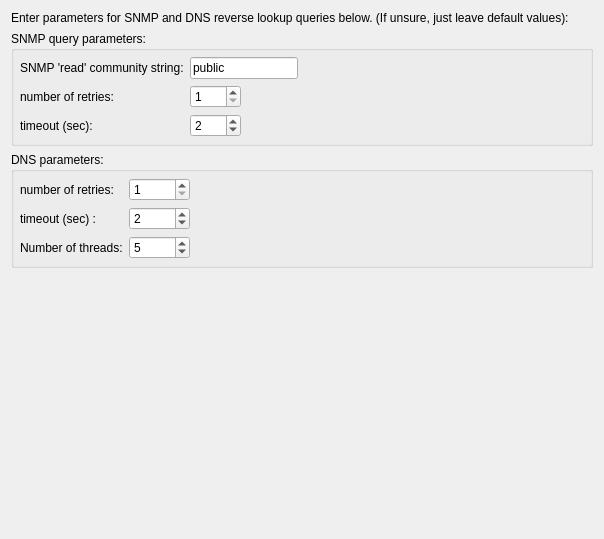
<?xml version="1.0" encoding="UTF-8"?>
<ui version="4.0">
 <class>ND_SNMPParametersPage_q</class>
 <widget class="QWizardPage" name="ND_SNMPParametersPage_q">
  <property name="geometry">
   <rect>
    <x>0</x>
    <y>0</y>
    <width>604</width>
    <height>539</height>
   </rect>
  </property>
  <property name="windowTitle">
   <string>WizardPage</string>
  </property>
  <layout class="QGridLayout" name="gridLayout">
   <item row="0" column="0">
    <widget class="QLabel" name="textLabel11">
     <property name="text">
      <string>Enter parameters for SNMP and DNS reverse lookup queries below. (If unsure, just leave default values):</string>
     </property>
     <property name="alignment">
      <set>Qt::AlignVCenter</set>
     </property>
     <property name="wordWrap">
      <bool>true</bool>
     </property>
    </widget>
   </item>
   <item row="1" column="0">
    <widget class="QGroupBox" name="buttonGroup5">
     <property name="title">
      <string>SNMP query parameters:</string>
     </property>
     <layout class="QGridLayout">
      <property name="margin">
       <number>6</number>
      </property>
      <item row="0" column="0">
       <widget class="QLabel" name="textLabel12">
        <property name="text">
         <string>SNMP 'read' community string:</string>
        </property>
        <property name="wordWrap">
         <bool>false</bool>
        </property>
       </widget>
      </item>
      <item row="1" column="0">
       <widget class="QLabel" name="textLabel13">
        <property name="text">
         <string>number of retries:</string>
        </property>
        <property name="wordWrap">
         <bool>false</bool>
        </property>
       </widget>
      </item>
      <item row="2" column="0">
       <widget class="QLabel" name="textLabel14">
        <property name="text">
         <string>timeout (sec):</string>
        </property>
        <property name="wordWrap">
         <bool>false</bool>
        </property>
       </widget>
      </item>
      <item row="1" column="1">
       <widget class="QSpinBox" name="snmpretries">
        <property name="minimum">
         <number>1</number>
        </property>
        <property name="value">
         <number>1</number>
        </property>
       </widget>
      </item>
      <item row="2" column="1">
       <widget class="QSpinBox" name="snmptimeout">
        <property name="minimum">
         <number>1</number>
        </property>
        <property name="value">
         <number>2</number>
        </property>
       </widget>
      </item>
      <item row="0" column="1" colspan="2">
       <widget class="QLineEdit" name="snmpcommunity">
        <property name="text">
         <string>public</string>
        </property>
       </widget>
      </item>
      <item row="0" column="3">
       <spacer>
        <property name="orientation">
         <enum>Qt::Horizontal</enum>
        </property>
        <property name="sizeType">
         <enum>QSizePolicy::Expanding</enum>
        </property>
        <property name="sizeHint" stdset="0">
         <size>
          <width>190</width>
          <height>20</height>
         </size>
        </property>
       </spacer>
      </item>
      <item row="1" column="2" colspan="2">
       <spacer>
        <property name="orientation">
         <enum>Qt::Horizontal</enum>
        </property>
        <property name="sizeType">
         <enum>QSizePolicy::Expanding</enum>
        </property>
        <property name="sizeHint" stdset="0">
         <size>
          <width>250</width>
          <height>20</height>
         </size>
        </property>
       </spacer>
      </item>
      <item row="2" column="2" colspan="2">
       <spacer>
        <property name="orientation">
         <enum>Qt::Horizontal</enum>
        </property>
        <property name="sizeType">
         <enum>QSizePolicy::Expanding</enum>
        </property>
        <property name="sizeHint" stdset="0">
         <size>
          <width>250</width>
          <height>20</height>
         </size>
        </property>
       </spacer>
      </item>
     </layout>
    </widget>
   </item>
   <item row="2" column="0">
    <widget class="QGroupBox" name="snmpdnsparameters">
     <property name="title">
      <string>DNS parameters:</string>
     </property>
     <layout class="QGridLayout" name="_2">
      <property name="margin">
       <number>6</number>
      </property>
      <item row="0" column="2">
       <spacer>
        <property name="orientation">
         <enum>Qt::Horizontal</enum>
        </property>
        <property name="sizeType">
         <enum>QSizePolicy::Expanding</enum>
        </property>
        <property name="sizeHint" stdset="0">
         <size>
          <width>300</width>
          <height>20</height>
         </size>
        </property>
       </spacer>
      </item>
      <item row="0" column="0">
       <widget class="QLabel" name="textLabel15">
        <property name="text">
         <string>number of retries:</string>
        </property>
        <property name="wordWrap">
         <bool>false</bool>
        </property>
       </widget>
      </item>
      <item row="1" column="0">
       <widget class="QLabel" name="textLabel16">
        <property name="text">
         <string>timeout (sec) :</string>
        </property>
        <property name="wordWrap">
         <bool>false</bool>
        </property>
       </widget>
      </item>
      <item row="2" column="0">
       <widget class="QLabel" name="textLabel17">
        <property name="text">
         <string>Number of threads:</string>
        </property>
        <property name="wordWrap">
         <bool>false</bool>
        </property>
       </widget>
      </item>
      <item row="0" column="1">
       <widget class="QSpinBox" name="snmpdnsretries">
        <property name="minimum">
         <number>1</number>
        </property>
        <property name="value">
         <number>1</number>
        </property>
       </widget>
      </item>
      <item row="1" column="1">
       <widget class="QSpinBox" name="snmpdnstimeout">
        <property name="minimum">
         <number>1</number>
        </property>
        <property name="maximum">
         <number>10000</number>
        </property>
        <property name="value">
         <number>2</number>
        </property>
       </widget>
      </item>
      <item row="2" column="1">
       <widget class="QSpinBox" name="snmpdnsthreads">
        <property name="minimum">
         <number>1</number>
        </property>
        <property name="value">
         <number>5</number>
        </property>
       </widget>
      </item>
     </layout>
    </widget>
   </item>
   <item row="3" column="0">
    <widget class="QLabel" name="snmpcommunity_message">
     <property name="text">
      <string/>
     </property>
     <property name="wordWrap">
      <bool>false</bool>
     </property>
    </widget>
   </item>
   <item row="4" column="0">
    <spacer name="spacer">
     <property name="orientation">
      <enum>Qt::Vertical</enum>
     </property>
     <property name="sizeType">
      <enum>QSizePolicy::Expanding</enum>
     </property>
     <property name="sizeHint" stdset="0">
      <size>
       <width>20</width>
       <height>199</height>
      </size>
     </property>
    </spacer>
   </item>
  </layout>
 </widget>
 <resources/>
 <connections/>
</ui>
